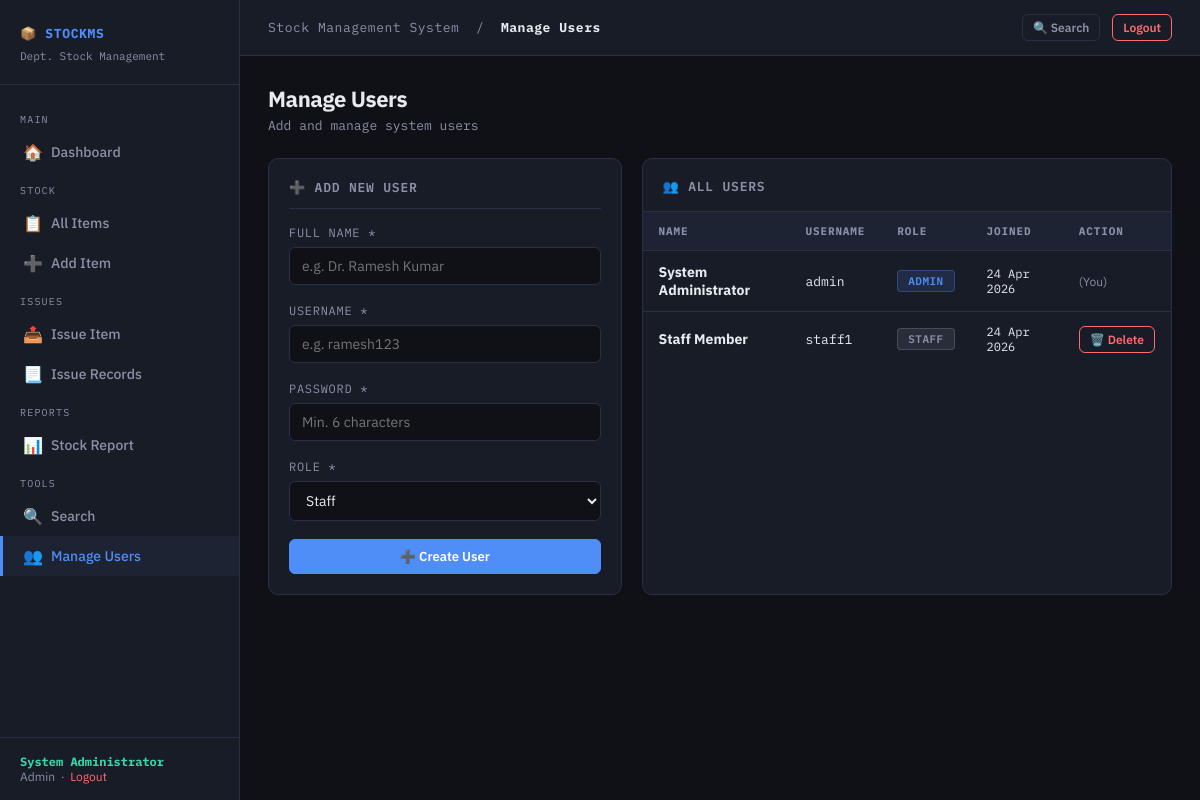
The page /admin/users.php (signed in) on the database its author committed.
### tables this page shows
CREATE TABLE IF NOT EXISTS users (
    id INT AUTO_INCREMENT PRIMARY KEY,
    username VARCHAR(100) NOT NULL UNIQUE,
    password VARCHAR(255) NOT NULL,
    full_name VARCHAR(150) NOT NULL,
    role ENUM('admin', 'staff') DEFAULT 'staff',
    created_at TIMESTAMP DEFAULT CURRENT_TIMESTAMP
);

### admin/users.php (the view, shortened to what this page needs)
<?php
require_once '../config.php';
$users = $conn->query("SELECT * FROM users ORDER BY role, full_name");
include '../includes/sidebar.php';
?>
<div class="page-header">
    <div>
        <h1>Manage Users</h1>
        <p>Add and manage system users</p>
    </div>
</div>
<div style="display:grid;grid-template-columns:1fr 1.5fr;gap:20px;">
<div class="card">
    <div class="card-title">➕ Add New User</div>
    <form method="POST" action="">
        <div class="form-group">
            <label>Full Name *</label>
            <input type="text" name="full_name" class="form-control"
                   placeholder="e.g. Dr. Ramesh Kumar"
                   value="<?= htmlspecialchars($_POST['full_name'] ?? '') ?>" required>
        </div>
        <div class="form-group">
            <label>Username *</label>
            <input type="text" name="username" class="form-control"
                   placeholder="e.g. ramesh123"
                   value="<?= htmlspecialchars($_POST['username'] ?? '') ?>" required>
        </div>
        <div class="form-group">
            <label>Password *</label>
            <input type="password" name="password" class="form-control"
                   placeholder="Min. 6 characters" required>
        </div>
        <div class="form-group">
            <label>Role *</label>
            <select name="role" class="form-control">
                <option value="staff">Staff</option>
            </select>
        </div>
        <button type="submit" class="btn btn-primary" style="width:100%;justify-content:center;">
            ➕ Create User
        </button>
    </form>
</div>
<div class="card" style="padding:0;">
    <div style="padding:16px 20px;border-bottom:1px solid var(--border);">
        <span class="card-title" style="margin:0;border:none;padding:0;">👥 All Users</span>
    </div>
    <div class="table-container" style="border:none;border-radius:0;">
        <table>
            <thead>
                <tr>
                    <th>Name</th>
                    <th>Username</th>
                    <th>Role</th>
                    <th>Joined</th>
                    <th>Action</th>
                </tr>
            </thead>
            <tbody>
                <?php while ($row = $users->fetch_assoc()): ?>
                <tr>
                    <td><strong><?= htmlspecialchars($row['full_name']) ?></strong></td>
                    <td class="mono" style="font-size:13px;"><?= htmlspecialchars($row['username']) ?></td>
                    <td>
                        <span class="badge <?= $row['role'] === 'admin' ? 'badge-blue' : 'badge-gray' ?>">
                            <?= ucfirst($row['role']) ?>
                        </span>
                    </td>
                    <td class="mono" style="font-size:12px;"><?= date('d M Y', strtotime($row['created_at'])) ?></td>
                    <td>
                        <?php if ($row['id'] != $_SESSION['user_id']): ?>
                        <a href="?delete=<?= $row['id'] ?>"
                           class="btn btn-danger btn-sm"
                           onclick="return confirm('Delete user <?= htmlspecialchars($row['username']) ?>?')">
                           🗑️ Delete
                        </a>
                        <?php else: ?>
                        <span style="font-size:12px;color:var(--text2);">(You)</span>
                        <?php endif; ?>
                    </td>
                </tr>
                <?php endwhile; ?>
            </tbody>
        </table>
    </div>
</div>
</div>
<?php include '../includes/footer.php'; ?>

### assets/css/style.css (style rules this page uses)
:root { --bg: #0f1117; --bg2: #181c27; --bg3: #1e2333; --border: #2a2f45; --accent: #4f8ef7; --accent2: #38d9a9; --danger: #ff6b6b; --warning: #ffd43b; --text: #e8eaf0; --text2: #8b91a8; --card: #181c27; --radius: 10px; --mono: 'IBM Plex Mono', monospace; --sans: 'IBM Plex Sans', sans-serif; }
* { box-sizing: border-box; margin: 0; padding: 0; }
body { font-family: var(--sans); background: var(--bg); color: var(--text); min-height: 100vh; display: flex; }
a { color: var(--accent); text-decoration: none; }
.page-header { margin-bottom: 24px; display: flex; align-items: flex-start; justify-content: space-between; gap: 16px; flex-wrap: wrap; }
.page-header h1 { font-size: 22px; font-weight: 700; color: var(--text); letter-spacing: -0.02em; }
.page-header p { font-size: 13px; color: var(--text2); margin-top: 4px; font-family: var(--mono); }
.card { background: var(--card); border: 1px solid var(--border); border-radius: var(--radius); padding: 20px; margin-bottom: 20px; }
.card-title { font-size: 13px; font-weight: 600; letter-spacing: 0.06em; text-transform: uppercase; color: var(--text2); font-family: var(--mono); margin-bottom: 16px; padding-bottom: 12px; border-bottom: 1px solid var(--border); }
.table-container { overflow-x: auto; border-radius: var(--radius); border: 1px solid var(--border); }
table { width: 100%; border-collapse: collapse; font-size: 14px; }
thead th { background: var(--bg3); color: var(--text2); font-family: var(--mono); font-size: 11px; letter-spacing: 0.08em; text-transform: uppercase; padding: 12px 16px; text-align: left; border-bottom: 1px solid var(--border); white-space: nowrap; }
tbody tr { border-bottom: 1px solid var(--border); transition: background 0.1s; }
tbody tr:last-child { border-bottom: none; }
tbody td { padding: 12px 16px; color: var(--text); vertical-align: middle; }
.mono { font-family: var(--mono); font-size: 13px; }
.badge { display: inline-block; padding: 3px 10px; border-radius: 4px; font-size: 11px; font-family: var(--mono); font-weight: 600; letter-spacing: 0.04em; text-transform: uppercase; }
.badge-blue { background: rgba(79,142,247,0.15); color: var(--accent); border: 1px solid rgba(79,142,247,0.3); }
.badge-gray { background: rgba(139,145,168,0.15); color: var(--text2); border: 1px solid rgba(139,145,168,0.3); }
.btn { display: inline-flex; align-items: center; gap: 6px; padding: 8px 16px; border-radius: 6px; font-size: 13px; font-weight: 600; cursor: pointer; border: 1px solid transparent; transition: all 0.15s; font-family: var(--sans); text-decoration: none; white-space: nowrap; }
.btn-primary { background: var(--accent); color: #fff; border-color: var(--accent); }
.btn-danger { background: transparent; color: var(--danger); border-color: var(--danger); }
.btn-sm { padding: 5px 10px; font-size: 12px; }
.form-group { margin-bottom: 18px; }
.form-group label { display: block; font-size: 12px; font-family: var(--mono); color: var(--text2); letter-spacing: 0.06em; text-transform: uppercase; margin-bottom: 7px; }
.form-control { width: 100%; background: var(--bg); border: 1px solid var(--border); border-radius: 6px; padding: 9px 12px; color: var(--text); font-size: 14px; font-family: var(--sans); transition: border-color 0.15s; outline: none; }
select.form-control { cursor: pointer; }

### rows shown on the page
users: full_name "System Administrator", username "admin", role "ADMIN", created_at "24 Apr 2026", shows "(You)"
users: full_name "Staff Member", username "staff1", role "STAFF", created_at "24 Apr 2026"

### other values the page prints
$_SESSION['full_name'] "System Administrator"
$_SESSION['role'] "Admin"
SITE_NAME "Stock Management System"
$page_title "Manage Users"
